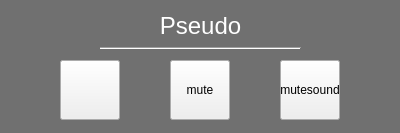
<?xml version="1.0" encoding="UTF-8"?>
<ui version="4.0">
 <class>incall</class>
 <widget class="QWidget" name="incall">
  <property name="geometry">
   <rect>
    <x>0</x>
    <y>0</y>
    <width>400</width>
    <height>133</height>
   </rect>
  </property>
  <property name="windowTitle">
   <string>Form</string>
  </property>
  <widget class="Line" name="line">
   <property name="geometry">
    <rect>
     <x>100</x>
     <y>40</y>
     <width>201</width>
     <height>16</height>
    </rect>
   </property>
   <property name="styleSheet">
    <string notr="true">.Line{
border-color:rgb(117, 117, 117);
}</string>
   </property>
   <property name="orientation">
    <enum>Qt::Horizontal</enum>
   </property>
  </widget>
  <widget class="QLabel" name="pseudo">
   <property name="geometry">
    <rect>
     <x>80</x>
     <y>10</y>
     <width>241</width>
     <height>31</height>
    </rect>
   </property>
   <property name="font">
    <font>
     <pointsize>18</pointsize>
    </font>
   </property>
   <property name="styleSheet">
    <string notr="true">.QLabel
{
color:rgb(255, 255, 255);
}</string>
   </property>
   <property name="text">
    <string>Pseudo</string>
   </property>
   <property name="alignment">
    <set>Qt::AlignCenter</set>
   </property>
  </widget>
  <widget class="QPushButton" name="endcall">
   <property name="geometry">
    <rect>
     <x>60</x>
     <y>60</y>
     <width>60</width>
     <height>60</height>
    </rect>
   </property>
   <property name="text">
    <string/>
   </property>
   <property name="icon">
    <iconset resource="assets.qrc">
     <normaloff>:/Ressources/Images/if_036_phone_call_hang_1472932.png</normaloff>:/Ressources/Images/if_036_phone_call_hang_1472932.png</iconset>
   </property>
   <property name="iconSize">
    <size>
     <width>60</width>
     <height>60</height>
    </size>
   </property>
  </widget>
  <widget class="QPushButton" name="mute">
   <property name="geometry">
    <rect>
     <x>170</x>
     <y>60</y>
     <width>60</width>
     <height>60</height>
    </rect>
   </property>
   <property name="text">
    <string>mute</string>
   </property>
  </widget>
  <widget class="QPushButton" name="soundmute">
   <property name="geometry">
    <rect>
     <x>280</x>
     <y>60</y>
     <width>60</width>
     <height>60</height>
    </rect>
   </property>
   <property name="text">
    <string>mutesound</string>
   </property>
  </widget>
  <widget class="QLabel" name="label">
   <property name="geometry">
    <rect>
     <x>0</x>
     <y>0</y>
     <width>400</width>
     <height>133</height>
    </rect>
   </property>
   <property name="styleSheet">
    <string notr="true">.QLabel{
background-color:rgba(48, 48, 48, 170)
}</string>
   </property>
   <property name="text">
    <string/>
   </property>
  </widget>
  <zorder>label</zorder>
  <zorder>line</zorder>
  <zorder>pseudo</zorder>
  <zorder>endcall</zorder>
  <zorder>mute</zorder>
  <zorder>soundmute</zorder>
 </widget>
 <resources>
  <include location="assets.qrc"/>
 </resources>
 <connections/>
</ui>
